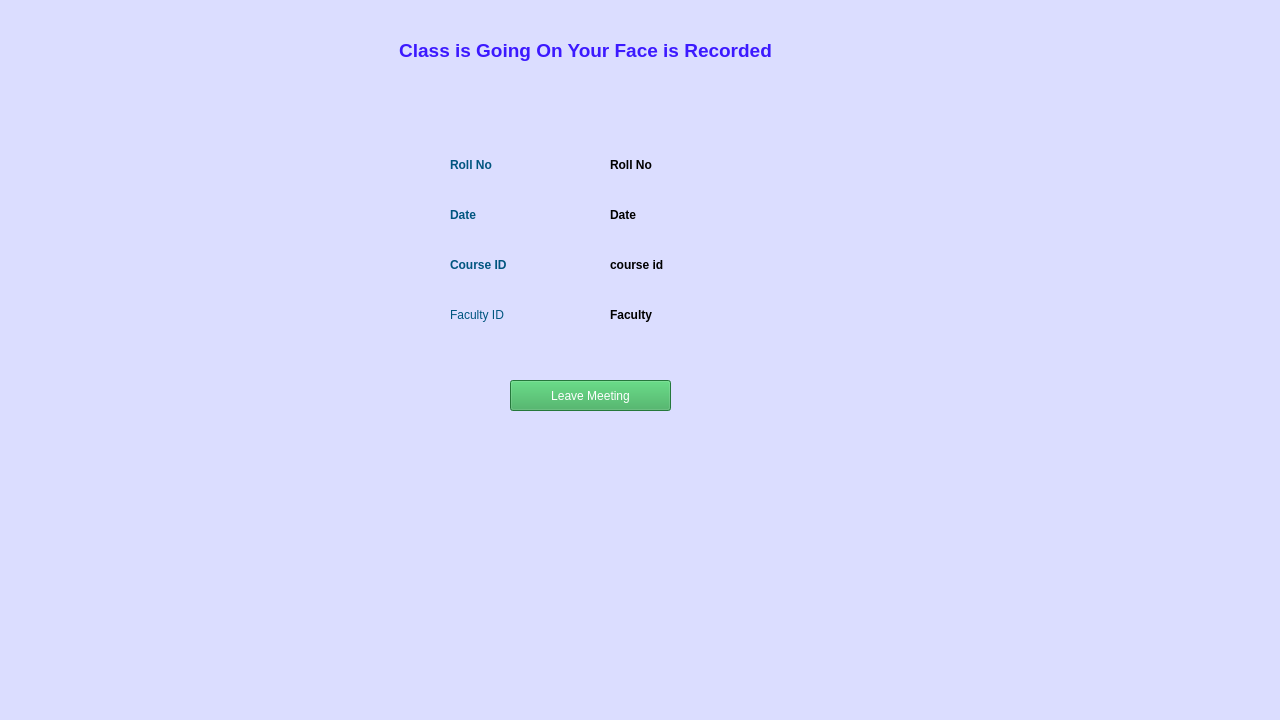
<?xml version="1.0" encoding="UTF-8"?>
<ui version="4.0">
 <class>MainWindow</class>
 <widget class="QMainWindow" name="MainWindow">
  <property name="geometry">
   <rect>
    <x>0</x>
    <y>0</y>
    <width>1280</width>
    <height>720</height>
   </rect>
  </property>
  <property name="windowTitle">
   <string>MainWindow</string>
  </property>
  <property name="styleSheet">
   <string notr="true">background-color: rgb(219, 221, 255);</string>
  </property>
  <widget class="QWidget" name="centralwidget">
   <widget class="QLabel" name="label">
    <property name="geometry">
     <rect>
      <x>450</x>
      <y>250</y>
      <width>141</width>
      <height>31</height>
     </rect>
    </property>
    <property name="styleSheet">
     <string notr="true">color: rgb(0, 85, 127);
font: 14pt &quot;Nirmala UI&quot;;</string>
    </property>
    <property name="text">
     <string>&lt;html&gt;&lt;head/&gt;&lt;body&gt;&lt;p&gt;&lt;span style=&quot; font-weight:600;&quot;&gt;Course ID&lt;/span&gt;&lt;/p&gt;&lt;/body&gt;&lt;/html&gt;</string>
    </property>
   </widget>
   <widget class="QLabel" name="label_2">
    <property name="geometry">
     <rect>
      <x>450</x>
      <y>300</y>
      <width>141</width>
      <height>31</height>
     </rect>
    </property>
    <property name="styleSheet">
     <string notr="true">color: rgb(0, 85, 127);
font: 14pt &quot;Nirmala UI&quot;;</string>
    </property>
    <property name="text">
     <string>&lt;html&gt;&lt;head/&gt;&lt;body&gt;&lt;p&gt;Faculty ID&lt;/p&gt;&lt;/body&gt;&lt;/html&gt;</string>
    </property>
   </widget>
   <widget class="QLabel" name="rollno">
    <property name="geometry">
     <rect>
      <x>610</x>
      <y>250</y>
      <width>281</width>
      <height>31</height>
     </rect>
    </property>
    <property name="styleSheet">
     <string notr="true">font: 75 14pt &quot;MS Shell Dlg 2&quot;;</string>
    </property>
    <property name="text">
     <string>&lt;html&gt;&lt;head/&gt;&lt;body&gt;&lt;p&gt;&lt;span style=&quot; font-weight:600;&quot;&gt;course id&lt;/span&gt;&lt;/p&gt;&lt;/body&gt;&lt;/html&gt;</string>
    </property>
   </widget>
   <widget class="QLabel" name="name">
    <property name="geometry">
     <rect>
      <x>610</x>
      <y>300</y>
      <width>281</width>
      <height>31</height>
     </rect>
    </property>
    <property name="styleSheet">
     <string notr="true">font: 75 14pt &quot;MS Shell Dlg 2&quot;;</string>
    </property>
    <property name="text">
     <string>&lt;html&gt;&lt;head/&gt;&lt;body&gt;&lt;p&gt;&lt;span style=&quot; font-weight:600;&quot;&gt;Faculty&lt;/span&gt;&lt;/p&gt;&lt;/body&gt;&lt;/html&gt;</string>
    </property>
   </widget>
   <widget class="QLabel" name="label_3">
    <property name="geometry">
     <rect>
      <x>350</x>
      <y>30</y>
      <width>471</width>
      <height>41</height>
     </rect>
    </property>
    <property name="styleSheet">
     <string notr="true">color: rgb(60, 25, 255);
font: 16pt &quot;Nirmala UI&quot;;</string>
    </property>
    <property name="text">
     <string>&lt;html&gt;&lt;head/&gt;&lt;body&gt;&lt;p align=&quot;center&quot;&gt;&lt;span style=&quot; font-size:14pt; font-weight:600;&quot;&gt;Class is Going On Your Face is Recorded&lt;/span&gt;&lt;/p&gt;&lt;/body&gt;&lt;/html&gt;</string>
    </property>
   </widget>
   <widget class="QLabel" name="name_2">
    <property name="geometry">
     <rect>
      <x>610</x>
      <y>200</y>
      <width>281</width>
      <height>31</height>
     </rect>
    </property>
    <property name="styleSheet">
     <string notr="true">font: 75 14pt &quot;MS Shell Dlg 2&quot;;</string>
    </property>
    <property name="text">
     <string>&lt;html&gt;&lt;head/&gt;&lt;body&gt;&lt;p&gt;&lt;span style=&quot; font-weight:600;&quot;&gt;Date&lt;/span&gt;&lt;/p&gt;&lt;/body&gt;&lt;/html&gt;</string>
    </property>
   </widget>
   <widget class="QLabel" name="label_4">
    <property name="geometry">
     <rect>
      <x>450</x>
      <y>200</y>
      <width>141</width>
      <height>31</height>
     </rect>
    </property>
    <property name="styleSheet">
     <string notr="true">color: rgb(0, 85, 127);
font: 14pt &quot;Nirmala UI&quot;;</string>
    </property>
    <property name="text">
     <string>&lt;html&gt;&lt;head/&gt;&lt;body&gt;&lt;p&gt;&lt;span style=&quot; font-weight:600;&quot;&gt;Date&lt;/span&gt;&lt;/p&gt;&lt;/body&gt;&lt;/html&gt;</string>
    </property>
   </widget>
   <widget class="QLabel" name="label_5">
    <property name="geometry">
     <rect>
      <x>450</x>
      <y>150</y>
      <width>141</width>
      <height>31</height>
     </rect>
    </property>
    <property name="styleSheet">
     <string notr="true">color: rgb(0, 85, 127);
font: 14pt &quot;Nirmala UI&quot;;</string>
    </property>
    <property name="text">
     <string>&lt;html&gt;&lt;head/&gt;&lt;body&gt;&lt;p&gt;&lt;span style=&quot; font-weight:600;&quot;&gt;Roll No&lt;/span&gt;&lt;/p&gt;&lt;/body&gt;&lt;/html&gt;</string>
    </property>
   </widget>
   <widget class="QLabel" name="rollno_2">
    <property name="geometry">
     <rect>
      <x>610</x>
      <y>150</y>
      <width>281</width>
      <height>31</height>
     </rect>
    </property>
    <property name="styleSheet">
     <string notr="true">font: 75 14pt &quot;MS Shell Dlg 2&quot;;</string>
    </property>
    <property name="text">
     <string>&lt;html&gt;&lt;head/&gt;&lt;body&gt;&lt;p&gt;&lt;span style=&quot; font-weight:600;&quot;&gt;Roll No&lt;/span&gt;&lt;/p&gt;&lt;/body&gt;&lt;/html&gt;</string>
    </property>
   </widget>
   <widget class="QPushButton" name="leave">
    <property name="geometry">
     <rect>
      <x>510</x>
      <y>380</y>
      <width>161</width>
      <height>31</height>
     </rect>
    </property>
    <property name="styleSheet">
     <string notr="true">font: 75 12pt &quot;MS Shell Dlg 2&quot;;
color: rgb(255, 255, 255);
background-color: rgb(52, 168, 83);</string>
    </property>
    <property name="text">
     <string>Leave Meeting</string>
    </property>
   </widget>
  </widget>
 </widget>
 <resources/>
 <connections/>
</ui>
